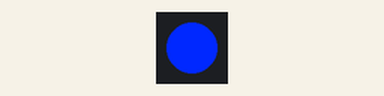
This sketch was run on a simulated Seeed XIAO ESP32-S3. On the bench: 1 RGB LEDs in strip order, left to right. Wiring (inferred from the names in the program): P9813 LEDs: data GPIO 4; clock GPIO 3. WiFi joins after 1.5 s; servers stay silent unless stated; I2S audio is not simulated (input reads silence); the camera gives no picture; not simulated (calls return 0 or success): secrets.h; names the files do not define were given values by the test bench: ADAPTER_PORT = 80; what the sketch prints to the serial monitor is not drawn.

Above: at 0.7 s.
At 2.2 s:
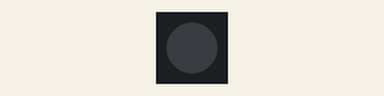
Timing chart, 0 to 3.7 s (numbered marks = the images above):
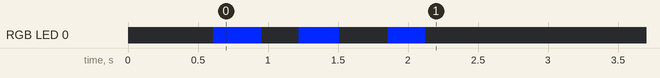

The sketch:

xiao_sense.ino
```cpp
// hey-laika satellite: XIAO ESP32S3 Sense = Laika's ears, eyes and mood light.
//
//  - PDM microphone -> 16 kHz mono int16 PCM -> UDP datagrams to the adapter
//    (4-byte big-endian sequence number + 320 samples = 20 ms per packet).
//    The adapter's ears.py segments utterances and runs whisper.
//  - OV2640 camera -> MJPEG over HTTP on port 80:  /stream (multipart),
//    /snap (one JPEG), / (status JSON). YOLO runs host-side (eyes.py).
//  - Grove Chainable RGB LED (P9813) on D2 (clock) / D3 (data): the mood
//    light. /led?r=&g=&b=&effect=solid|pulse|blink|off&periodMs=&brightness=
//    sets it; the adapter's mood.py owns what the colours mean.
//
// Wiring: powered from a spare Grove socket's VCC/GND on the BiBoard (meter
// the rail first, see docs/design/ARRIVAL_DAY_RUNBOOK.md). The LED's yellow
// wire (CI) goes to D2, white (DI) to D3, power from analog socket B. No
// data wires to the dog: everything rides the satellite's own WiFi.
//
// Build: arduino-cli compile --fqbn esp32:esp32:XIAO_ESP32S3
//        --board-options "PSRAM=opi,PartitionScheme=default_8MB" satellite/xiao_sense
// Credentials: copy secrets.h.example to secrets.h.

#include <WiFi.h>
#include <WiFiUdp.h>
#include <driver/i2s.h>
#include <math.h>
#include "esp_camera.h"
#include "esp_http_server.h"
#include "secrets.h"

// ---- tunables ---------------------------------------------------------------
static const int      SAMPLE_RATE      = 16000;
static const int      SAMPLES_PER_PKT  = 320;      // 20 ms
static const int      MIC_GAIN_SHIFT   = 3;        // x8; PDM mic is quiet
static const uint32_t STATUS_PERIOD_MS = 10000;
static const framesize_t FRAME_SIZE    = FRAMESIZE_QVGA;   // 320x240, ~10 FPS
static const int      JPEG_QUALITY     = 12;       // 0 best .. 63 worst
static const uint32_t LED_FRAME_MS     = 40;       // effect update rate (25 Hz)
static const int      LED_CLOCK_US     = 10;       // P9813 half-clock (library uses 20)
#ifndef SATELLITE_MIC
#define SATELLITE_MIC 1                            // build with -DSATELLITE_MIC=0 to bisect camera issues
#endif

// ---- XIAO ESP32S3 Sense pins -------------------------------------------------
#define PDM_CLK_PIN   42
#define PDM_DATA_PIN  41
#define LED_CLK_PIN   D2      // Grove yellow (CI)
#define LED_DATA_PIN  D3      // Grove white  (DI)
#define PWDN_GPIO_NUM  -1
#define RESET_GPIO_NUM -1
#define XCLK_GPIO_NUM  10
#define SIOD_GPIO_NUM  40
#define SIOC_GPIO_NUM  39
#define Y9_GPIO_NUM    48
#define Y8_GPIO_NUM    11
#define Y7_GPIO_NUM    12
#define Y6_GPIO_NUM    14
#define Y5_GPIO_NUM    16
#define Y4_GPIO_NUM    18
#define Y3_GPIO_NUM    17
#define Y2_GPIO_NUM    15
#define VSYNC_GPIO_NUM 38
#define HREF_GPIO_NUM  47
#define PCLK_GPIO_NUM  13

// ---- state --------------------------------------------------------------------
static WiFiUDP   udp;
static uint32_t  seq = 0;
static uint32_t  packetsSent = 0;
static bool      cameraOk = false;
static bool      micOk = false;
static bool      micMuted = false;   // runtime mute: I2S/PDM keep running, only the read+send are skipped
static uint32_t  lastStatusAt = 0;
static uint8_t   packet[4 + SAMPLES_PER_PKT * 2];
static httpd_handle_t server = NULL;

enum LedEffect { LED_OFF = 0, LED_SOLID, LED_PULSE, LED_BLINK };
static const char *LED_EFFECT_NAMES[] = { "off", "solid", "pulse", "blink" };

struct LedState {
  uint8_t   r, g, b;
  uint8_t   brightness;      // 0..255 scales the colour
  LedEffect effect;
  uint32_t  periodMs;        // pulse / blink cycle
  uint32_t  startedAt;
  uint32_t  sets;            // how often /led was called (status)
};
static LedState led = { 0, 0, 0, 255, LED_OFF, 1500, 0, 0 };
static uint32_t lastLedFrameAt = 0;
static uint8_t  shownR = 255, shownG = 255, shownB = 255;   // force first write

// ---- mood light (P9813 chainable RGB LED, bit-banged) --------------------------
static void ledClock() {
  digitalWrite(LED_CLK_PIN, LOW);
  delayMicroseconds(LED_CLOCK_US);
  digitalWrite(LED_CLK_PIN, HIGH);
  delayMicroseconds(LED_CLOCK_US);
}

static void ledByte(uint8_t value) {
  for (int i = 0; i < 8; i++) {
    digitalWrite(LED_DATA_PIN, (value & 0x80) ? HIGH : LOW);
    ledClock();
    value <<= 1;
  }
}

static void ledWrite(uint8_t r, uint8_t g, uint8_t b) {
  if (r == shownR && g == shownG && b == shownB) return;
  shownR = r; shownG = g; shownB = b;
  for (int i = 0; i < 4; i++) ledByte(0);                  // start frame
  uint8_t prefix = 0xC0;                                   // flag bits + inverted MSBs
  if (!(b & 0x80)) prefix |= 0x20;
  if (!(b & 0x40)) prefix |= 0x10;
  if (!(g & 0x80)) prefix |= 0x08;
  if (!(g & 0x40)) prefix |= 0x04;
  if (!(r & 0x80)) prefix |= 0x02;
  if (!(r & 0x40)) prefix |= 0x01;
  ledByte(prefix);
  ledByte(b); ledByte(g); ledByte(r);
  for (int i = 0; i < 4; i++) ledByte(0);                  // end frame
}

static void startLed() {
  pinMode(LED_CLK_PIN, OUTPUT);
  pinMode(LED_DATA_PIN, OUTPUT);
  digitalWrite(LED_CLK_PIN, HIGH);
  ledWrite(0, 0, 0);
  Serial.println("LED: P9813 on D2/D3");
}

static void setLed(uint8_t r, uint8_t g, uint8_t b, LedEffect effect,
                   uint32_t periodMs, uint8_t brightness) {
  led.r = r; led.g = g; led.b = b;
  led.effect = effect;
  led.periodMs = periodMs < 100 ? 100 : (periodMs > 60000 ? 60000 : periodMs);
  led.brightness = brightness;
  led.startedAt = millis();
  led.sets++;
  lastLedFrameAt = 0;                                      // repaint now
}

static void pumpLed() {
  uint32_t now = millis();
  if (now - lastLedFrameAt < LED_FRAME_MS) return;
  lastLedFrameAt = now;
  float level = 0.0f;
  switch (led.effect) {
    case LED_OFF:   level = 0.0f; break;
    case LED_SOLID: level = 1.0f; break;
    case LED_PULSE: {                                      // cosine breathing, never fully dark
      float phase = (float)((now - led.startedAt) % led.periodMs) / led.periodMs;
      level = 0.08f + 0.92f * (0.5f - 0.5f * cosf(phase * 2.0f * PI));
      break;
    }
    case LED_BLINK: level = ((now - led.startedAt) % led.periodMs) < led.periodMs / 2 ? 1.0f : 0.0f; break;
  }
  level *= led.brightness / 255.0f;
  ledWrite((uint8_t)(led.r * level), (uint8_t)(led.g * level), (uint8_t)(led.b * level));
}

static int ledJson(char *out, size_t size) {
  return snprintf(out, size,
                  "{\"r\":%u,\"g\":%u,\"b\":%u,\"effect\":\"%s\",\"periodMs\":%lu,"
                  "\"brightness\":%u,\"sets\":%lu}",
                  led.r, led.g, led.b, LED_EFFECT_NAMES[led.effect],
                  (unsigned long)led.periodMs, led.brightness, (unsigned long)led.sets);
}

// ---- WiFi ---------------------------------------------------------------------
static void connectWifi() {
  WiFi.mode(WIFI_STA);
  WiFi.setSleep(false);                 // steady audio cadence beats power saving
  WiFi.begin(WIFI_SSID, WIFI_PASSWORD);
  Serial.printf("WiFi: joining %s", WIFI_SSID);
  setLed(0, 40, 255, LED_BLINK, 600, 255);   // blue blink = joining WiFi
  uint32_t started = millis();
  uint32_t lastDot = 0;
  while (WiFi.status() != WL_CONNECTED && millis() - started < 20000) {
    pumpLed();
    delay(20);
    if (millis() - lastDot > 250) { lastDot = millis(); Serial.print('.'); }
  }
  Serial.println();
  if (WiFi.status() == WL_CONNECTED) {
    Serial.printf("WiFi: %s  rssi %d dBm\n", WiFi.localIP().toString().c_str(), WiFi.RSSI());
    setLed(0, 0, 0, LED_OFF, 1500, 255);      // the adapter's mood.py takes over
  } else {
    Serial.println("WiFi: not connected (will keep retrying)");
  }
}

// ---- microphone ----------------------------------------------------------------
// The ESP-IDF driver, not Arduino's I2S.h wrapper: with the wrapper running,
// the camera's frame grabs on this core (2.0.11) never complete (bisected
// 2026-09-03: camera alone fine, wrapper + camera = /snap 500).
static bool startMic() {
  i2s_config_t cfg = {};
  cfg.mode = (i2s_mode_t)(I2S_MODE_MASTER | I2S_MODE_RX | I2S_MODE_PDM);
  cfg.sample_rate = SAMPLE_RATE;
  cfg.bits_per_sample = I2S_BITS_PER_SAMPLE_16BIT;
  cfg.channel_format = I2S_CHANNEL_FMT_ONLY_LEFT;
  cfg.communication_format = I2S_COMM_FORMAT_STAND_I2S;
  cfg.intr_alloc_flags = ESP_INTR_FLAG_LEVEL1;
  cfg.dma_buf_count = 8;
  cfg.dma_buf_len = SAMPLES_PER_PKT;
  if (i2s_driver_install(I2S_NUM_0, &cfg, 0, NULL) != ESP_OK) {
    Serial.println("Mic: i2s_driver_install failed");
    return false;
  }
  i2s_pin_config_t pins = {};
  pins.mck_io_num = I2S_PIN_NO_CHANGE;
  pins.bck_io_num = I2S_PIN_NO_CHANGE;
  pins.ws_io_num = PDM_CLK_PIN;
  pins.data_out_num = I2S_PIN_NO_CHANGE;
  pins.data_in_num = PDM_DATA_PIN;
  if (i2s_set_pin(I2S_NUM_0, &pins) != ESP_OK) {
    Serial.println("Mic: i2s_set_pin failed");
    return false;
  }
  i2s_zero_dma_buffer(I2S_NUM_0);
  Serial.println("Mic: PDM @16 kHz (idf i2s)");
  return true;
}

static void pumpAudio() {
  if (!micOk || micMuted || WiFi.status() != WL_CONNECTED) return;
  int16_t *samples = (int16_t *)(packet + 4);
  size_t need = SAMPLES_PER_PKT * 2;
  size_t got = 0;
  while (got < need) {
    size_t n = 0;
    i2s_read(I2S_NUM_0, ((uint8_t *)samples) + got, need - got, &n, pdMS_TO_TICKS(100));
    if (n == 0) { delay(1); continue; }
    got += n;
  }
  for (int i = 0; i < SAMPLES_PER_PKT; i++) {
    int32_t v = ((int32_t)samples[i]) << MIC_GAIN_SHIFT;
    samples[i] = (int16_t)(v > 32767 ? 32767 : (v < -32768 ? -32768 : v));
  }
  packet[0] = seq >> 24; packet[1] = seq >> 16; packet[2] = seq >> 8; packet[3] = seq;
  seq++;
  udp.beginPacket(ADAPTER_HOST, ADAPTER_PORT);
  udp.write(packet, sizeof(packet));
  udp.endPacket();
  packetsSent++;
}

// ---- camera --------------------------------------------------------------------
static bool startCamera() {
  camera_config_t c = {};
  c.ledc_channel = LEDC_CHANNEL_0;
  c.ledc_timer   = LEDC_TIMER_0;
  c.pin_d0 = Y2_GPIO_NUM;  c.pin_d1 = Y3_GPIO_NUM;  c.pin_d2 = Y4_GPIO_NUM;  c.pin_d3 = Y5_GPIO_NUM;
  c.pin_d4 = Y6_GPIO_NUM;  c.pin_d5 = Y7_GPIO_NUM;  c.pin_d6 = Y8_GPIO_NUM;  c.pin_d7 = Y9_GPIO_NUM;
  c.pin_xclk = XCLK_GPIO_NUM; c.pin_pclk = PCLK_GPIO_NUM;
  c.pin_vsync = VSYNC_GPIO_NUM; c.pin_href = HREF_GPIO_NUM;
  c.pin_sccb_sda = SIOD_GPIO_NUM; c.pin_sccb_scl = SIOC_GPIO_NUM;
  c.pin_pwdn = PWDN_GPIO_NUM; c.pin_reset = RESET_GPIO_NUM;
  c.xclk_freq_hz = 20000000;
  c.pixel_format = PIXFORMAT_JPEG;
  c.frame_size   = FRAME_SIZE;
  c.jpeg_quality = JPEG_QUALITY;
  c.fb_count     = 2;
  c.fb_location  = CAMERA_FB_IN_PSRAM;
  c.grab_mode    = CAMERA_GRAB_LATEST;
  esp_err_t err = esp_camera_init(&c);
  if (err != ESP_OK) {
    Serial.printf("Camera: init failed 0x%x (PSRAM enabled in board options?)\n", err);
    return false;
  }
  sensor_t *s = esp_camera_sensor_get();
  if (s) { s->set_vflip(s, 1); s->set_hmirror(s, 1); }   // mounted upside down on the head
  Serial.println("Camera: OV2640 ready");
  return true;
}


static esp_err_t snapHandler(httpd_req_t *req) {
  camera_fb_t *fb = esp_camera_fb_get();
  if (!fb) { httpd_resp_send_500(req); return ESP_FAIL; }
  httpd_resp_set_type(req, "image/jpeg");
  httpd_resp_set_hdr(req, "Cache-Control", "no-store");
  esp_err_t r = httpd_resp_send(req, (const char *)fb->buf, fb->len);
  esp_camera_fb_return(fb);
  return r;
}

static esp_err_t streamHandler(httpd_req_t *req) {
  static const char *BOUNDARY = "\r\n--laika\r\n";
  httpd_resp_set_type(req, "multipart/x-mixed-replace;boundary=laika");
  httpd_resp_set_hdr(req, "Cache-Control", "no-store");
  char part[64];
  while (true) {
    camera_fb_t *fb = esp_camera_fb_get();
    if (!fb) return ESP_FAIL;
    int len = snprintf(part, sizeof(part), "Content-Type: image/jpeg\r\nContent-Length: %u\r\n\r\n", fb->len);
    esp_err_t r = httpd_resp_send_chunk(req, BOUNDARY, strlen(BOUNDARY));
    if (r == ESP_OK) r = httpd_resp_send_chunk(req, part, len);
    if (r == ESP_OK) r = httpd_resp_send_chunk(req, (const char *)fb->buf, fb->len);
    esp_camera_fb_return(fb);
    if (r != ESP_OK) return r;          // client went away
  }
}

static esp_err_t statusHandler(httpd_req_t *req) {
  char ledBody[128];
  ledJson(ledBody, sizeof(ledBody));
  char body[384];
  snprintf(body, sizeof(body),
           "{\"device\":\"xiao-sense\",\"mic\":%s,\"micMuted\":%s,\"camera\":%s,\"packets\":%lu,"
           "\"rssi\":%d,\"uptimeS\":%lu,\"adapter\":\"%s:%d\",\"led\":%s}",
           micOk ? "true" : "false", micMuted ? "true" : "false", cameraOk ? "true" : "false",
           (unsigned long)packetsSent, WiFi.RSSI(), (unsigned long)(millis() / 1000),
           ADAPTER_HOST, ADAPTER_PORT, ledBody);
  httpd_resp_set_type(req, "application/json");
  return httpd_resp_send(req, body, strlen(body));
}

static int queryInt(const char *query, const char *key, int fallback, int lo, int hi) {
  char value[16];
  if (httpd_query_key_value(query, key, value, sizeof(value)) != ESP_OK) return fallback;
  int parsed = atoi(value);
  return parsed < lo ? lo : (parsed > hi ? hi : parsed);
}

static esp_err_t ledHandler(httpd_req_t *req) {
  char query[160] = "";
  if (httpd_req_get_url_query_len(req) > 0)
    httpd_req_get_url_query_str(req, query, sizeof(query));
  if (query[0]) {
    LedEffect effect = LED_SOLID;
    char name[12];
    if (httpd_query_key_value(query, "effect", name, sizeof(name)) == ESP_OK) {
      for (int i = 0; i < 4; i++)
        if (strcmp(name, LED_EFFECT_NAMES[i]) == 0) effect = (LedEffect)i;
    } else if (led.effect != LED_OFF) {
      effect = led.effect;
    }
    setLed(queryInt(query, "r", led.r, 0, 255),
           queryInt(query, "g", led.g, 0, 255),
           queryInt(query, "b", led.b, 0, 255),
           effect,
           queryInt(query, "periodMs", led.periodMs, 100, 60000),
           queryInt(query, "brightness", led.brightness, 0, 255));
    pumpLed();
  }
  char body[128];
  int len = ledJson(body, sizeof(body));
  httpd_resp_set_type(req, "application/json");
  httpd_resp_set_hdr(req, "Cache-Control", "no-store");
  return httpd_resp_send(req, body, len);
}

static esp_err_t micHandler(httpd_req_t *req) {
  char query[32] = "";
  if (httpd_req_get_url_query_len(req) > 0)
    httpd_req_get_url_query_str(req, query, sizeof(query));
  if (query[0]) micMuted = (queryInt(query, "on", micMuted ? 0 : 1, 0, 1) == 0);
  char body[48];
  int len = snprintf(body, sizeof(body), "{\"mic\":%s,\"muted\":%s}",
                     micOk ? "true" : "false", micMuted ? "true" : "false");
  httpd_resp_set_type(req, "application/json");
  httpd_resp_set_hdr(req, "Cache-Control", "no-store");
  return httpd_resp_send(req, body, len);
}

static void startHttp() {
  httpd_config_t cfg = HTTPD_DEFAULT_CONFIG();
  cfg.server_port = 80;
  cfg.max_open_sockets = 4;
  if (httpd_start(&server, &cfg) != ESP_OK) {
    Serial.println("HTTP: start failed");
    return;
  }
  httpd_uri_t status  = { "/",       HTTP_GET,  statusHandler, NULL };
  httpd_uri_t snap    = { "/snap",   HTTP_GET,  snapHandler,   NULL };
  httpd_uri_t stream  = { "/stream", HTTP_GET,  streamHandler, NULL };
  httpd_uri_t ledGet  = { "/led",    HTTP_GET,  ledHandler,    NULL };
  httpd_uri_t ledPost = { "/led",    HTTP_POST, ledHandler,    NULL };
  httpd_uri_t micGet  = { "/mic",    HTTP_GET,  micHandler,    NULL };
  httpd_uri_t micPost = { "/mic",    HTTP_POST, micHandler,    NULL };
  httpd_register_uri_handler(server, &status);
  httpd_register_uri_handler(server, &ledGet);
  httpd_register_uri_handler(server, &ledPost);
  if (cameraOk) {
    httpd_register_uri_handler(server, &snap);
    httpd_register_uri_handler(server, &stream);
  }
  if (micOk) {
    httpd_register_uri_handler(server, &micGet);
    httpd_register_uri_handler(server, &micPost);
  }
  Serial.println("HTTP: / /snap /stream /led /mic on port 80");
}

// ---- arduino ---------------------------------------------------------------------
void setup() {
  Serial.begin(115200);
  delay(300);
  Serial.println("\n* hey-laika satellite (xiao-sense) *");
  startLed();
  cameraOk = startCamera();           // before the mic: both use DMA, camera first
  connectWifi();
  micOk = SATELLITE_MIC ? startMic() : false;
  startHttp();
}

void loop() {
  pumpLed();
  if (WiFi.status() != WL_CONNECTED) {
    static uint32_t lastRetry = 0;
    if (millis() - lastRetry > 5000) { lastRetry = millis(); WiFi.reconnect(); }
    delay(20);
    return;
  }
  pumpAudio();
  if (millis() - lastStatusAt > STATUS_PERIOD_MS) {
    lastStatusAt = millis();
    Serial.printf("audio pkts %lu  rssi %d  heap %u  led %s\n",
                  (unsigned long)packetsSent, WiFi.RSSI(), ESP.getFreeHeap(),
                  LED_EFFECT_NAMES[led.effect]);
  }
}
```

Measured:
- by itself, RGB LED 0: alternates RGB(0, 40, 255) for 0.29 s and off for 0.31 s, 6 changes in all, then stays off
